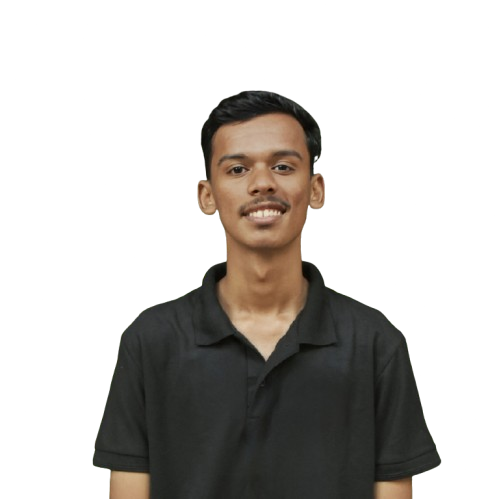
#> input picture pfp.png, 499 x 499 px
$ python ascii_converter.py
#> lines starting #> are read from the running program, lines starting #| are printed output that depends on the picture
"""Convert local profile picture to ASCII art for SVG banner."""
from PIL import Image, ImageEnhance, ImageFilter
import sys

# Character ramp from light (space) to dark
# Using chars that render well in Consolas monospace and are XML-safe
CHARS_DARK = " .':;|/\\(){}1ixczXYUJCLQ0OZmwqpdbkhao*#MW%@$"
CHARS_LIGHT = "$@%WM#*oahkbdpqwmZO0QLCJUYXzcxi1{}()/\\|;:'. "

def image_to_ascii(img_path, width=42, height=22, for_dark_bg=True):
    """Convert image to ASCII art lines."""
#> called with img_path = 'pfp.png', width = 42, height = 22, for_dark_bg = True
    img = Image.open(img_path)
#> img is the input picture: PIL image 499x499 RGBA; mean R, G, B, A 24.4, 21.6, 18.3, 83.7

    # Crop to just the owl (left 60% of image, since right side is black)
    w, h = img.size
#> w = 499; h = 499
    img = img.crop((0, 0, int(w * 0.55), h))
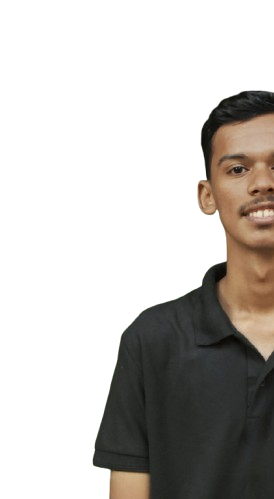
#> img: PIL image 274x499 RGBA; mean R, G, B, A 26.8, 23.5, 19.8, 84.9; transparent parts drawn white

    # Convert to grayscale
    img = img.convert('L')
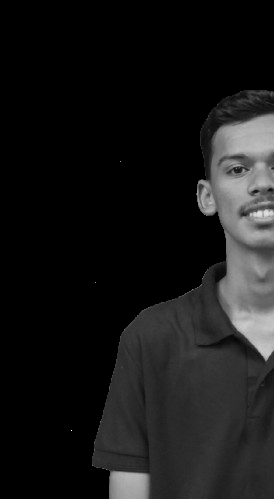
#> img: PIL image 274x499 L; min 0, max 255, mean 24

    # Increase contrast
    img = ImageEnhance.Contrast(img).enhance(1.5)
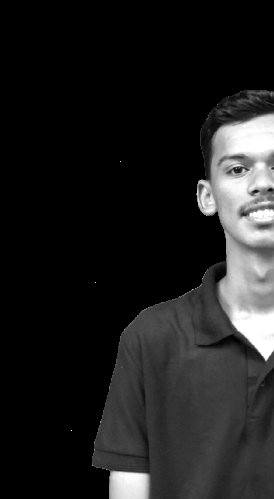
#> img: PIL image 274x499 L; min 0, max 255, mean 31.8
    img = ImageEnhance.Brightness(img).enhance(1.1)

    # Resize for ASCII (chars are ~2x taller than wide)
    img = img.resize((width, height))
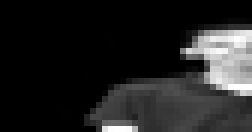
#> img: PIL image 42x22 L (shown 6 times larger); min 0, max 255, mean 34.4

    chars = CHARS_DARK if for_dark_bg else CHARS_LIGHT

    pixels = list(img.getdata())
#> pixels = 924 values, max 255 at index 627, min 0 at index 0, mean 34.44
    lines = []
    for row in range(height):
        line = ''
        for col in range(width):
            pixel = pixels[row * width + col]
            idx = int(pixel / 255 * (len(chars) - 1))
            line += chars[idx]
        lines.append(line)
#> after the loop, lines = 22 items

    return lines

def escape_xml(text):
    """Escape special chars for XML/SVG."""
    return text.replace('&', '&amp;').replace('<', '&lt;').replace('>', '&gt;')

if __name__ == '__main__':
    img_path = 'pfp.png'

    print("=" * 60)
    print("DARK BACKGROUND (for dark_mode.svg)")
    print("=" * 60)
    dark = image_to_ascii(img_path, width=42, height=22, for_dark_bg=True)
#> dark = 22 items
    for i, line in enumerate(dark, 1):
        print(f'{i:>2}  |{line}|')
#> this loop made 22 passes
#> (printed output is left out)

    print()
    print("=" * 60)
    print("LIGHT BACKGROUND (for light_mode.svg)")
    print("=" * 60)
    light = image_to_ascii(img_path, width=42, height=22, for_dark_bg=False)
#> light = 22 items
    for i, line in enumerate(light, 1):
        print(f'{i:>2}  |{line}|')

    # Python list output for embedding
    print("\n\n# XML-escaped for SVG embedding:")
    print("DARK_ASCII = [")
    for line in dark:
        print(f'    {repr(escape_xml(line))},')
    print("]")

    print("\nLIGHT_ASCII = [")
    for line in light:
        print(f'    {repr(escape_xml(line))},')
    print("]")
